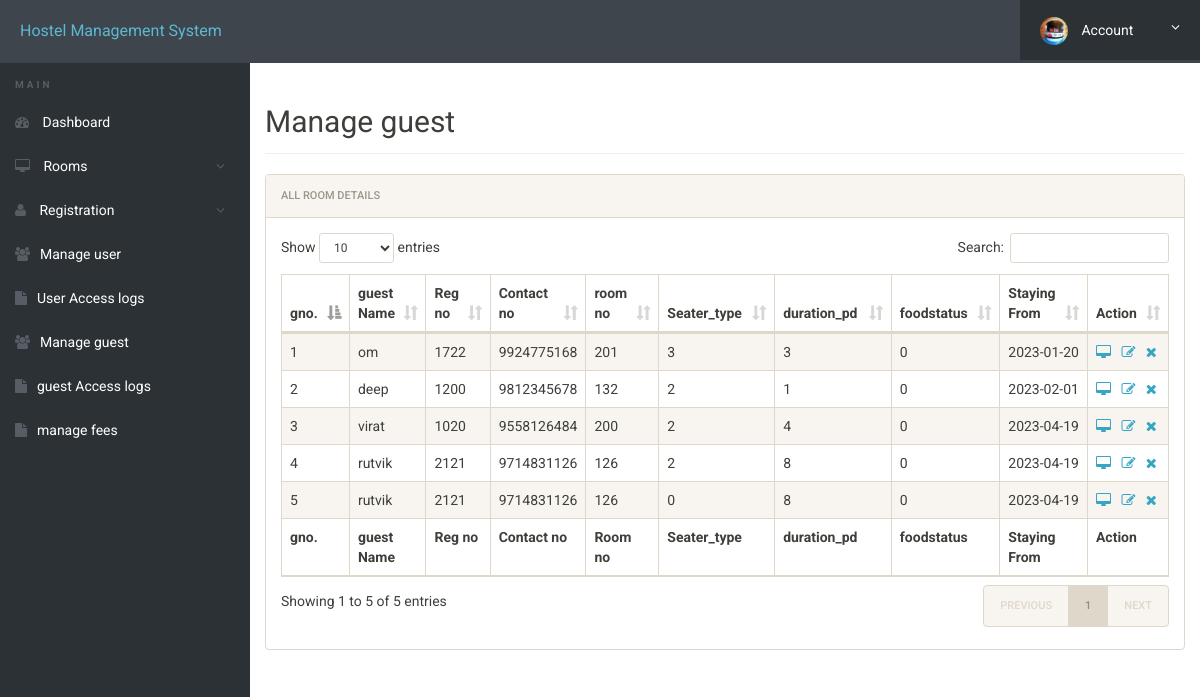
Screenshot of /admin/manage-guest.php (signed in) with the database file from the repository.
### tables this page shows
CREATE TABLE `guest_booking` (
  `id` int(11) NOT NULL,
  `roomno` int(11) NOT NULL,
  `seater_type` varchar(50) NOT NULL,
  `feespd` int(11) NOT NULL,
  `foodstatus` int(11) NOT NULL,
  `stayfrom` date NOT NULL,
  `duration` int(11) NOT NULL,
  `regno` int(11) NOT NULL,
  `Name` varchar(500) NOT NULL,
  `gender` varchar(250) NOT NULL,
  `contactno` bigint(11) NOT NULL,
  `emailid` varchar(500) NOT NULL,
  `egycontactno` bigint(11) NOT NULL,
  `guardianName` varchar(500) NOT NULL,
  `guardianRelation` varchar(500) NOT NULL,
  `guardianContactno` bigint(11) NOT NULL,
  `corresAddress` varchar(500) NOT NULL,
  `corresCIty` varchar(500) NOT NULL,
  `corresState` varchar(500) NOT NULL,
  `corresPincode` int(11) NOT NULL,
  `pmntAddress` varchar(500) NOT NULL,
  `pmntCity` varchar(500) NOT NULL,
  `pmnatetState` varchar(500) NOT NULL,
  `pmntPincode` int(11) NOT NULL,
  `postingDate` timestamp NOT NULL DEFAULT current_timestamp(),
  `updationDate` varchar(500) NOT NULL
);

### admin/manage-guest.php (the view, shortened to what this page needs)
<?php
include('includes/config.php');
?>
<!doctype html>
<html lang="en" class="no-js">
<head>
	<link rel="stylesheet" href="css/font-awesome.min.css">
	<link rel="stylesheet" href="css/bootstrap.min.css">
	<link rel="stylesheet" href="css/dataTables.bootstrap.min.css">
	<link rel="stylesheet" href="css/bootstrap-social.css">
	<link rel="stylesheet" href="css/bootstrap-select.css">
	<link rel="stylesheet" href="css/fileinput.min.css">
	<link rel="stylesheet" href="css/awesome-bootstrap-checkbox.css">
	<link rel="stylesheet" href="css/style.css">
</head>
<body>
	<?php include('includes/header.php');?>
	<div class="ts-main-content">
			<?php include('includes/sidebar.php');?>
		<div class="content-wrapper">
			<div class="container-fluid">
				<div class="row">
					<div class="col-md-12">
						<h2 class="page-title">Manage guest</h2>
						<div class="panel panel-default">
							<div class="panel-heading">All Room Details</div>
							<div class="panel-body">
								<table id="zctb" class="display table table-striped table-bordered table-hover" cellspacing="0" width="100%">
									<thead>
										<tr>
											<th>gno.</th>
											<th>guest Name</th>
											<th>Reg no</th>
											<th>Contact no </th>
											<th>room no  </th>
											<th>Seater_type </th>
											<th>duration_pd</th>
											<th>foodstatus</th>
											<th>Staying From </th>
											<th>Action</th>
										</tr>
									</thead>
									<tfoot>
										<tr>
											<th>gno.</th>
											<th>guest Name</th>
											<th>Reg no</th>
											<th>Contact no </th>
											<th>Room no  </th>
											<th>Seater_type </th>
											<th>duration_pd</th>
											<th>foodstatus</th>
											<th>Staying From </th>
											<th>Action</th>
										</tr>
									</tfoot>
									<tbody>
<?php
$ret="select * from guest_booking";
$stmt= $mysqli->prepare($ret) ;
$stmt->execute() ;
$res=$stmt->get_result();
$cnt=1;
while($row=$res->fetch_object())
	  {
	  	?>
<tr><td><?php echo $cnt;;?></td>
<td><?php echo $row->Name;?></td>
<td><?php echo $row->regno;?></td>
<td><?php echo $row->contactno;?></td>
<td><?php echo $row->roomno;?></td>
<td><?php echo $row->seater_type;?></td>
<td><?php echo $row->duration;?></td>
<td><?php echo $row->foodstatus;?></td>
<td><?php echo $row->stayfrom;?></td>
<td>
<a href="javascript:void(0);"  onClick="popUpWindow('http://localhost/ak/hostel/admin/full-progu.php?id=<?php echo $row->id;?>');" title="View Full Details"><i class="fa fa-desktop"></i></a>&nbsp;&nbsp
<a href="edit-guest.php?id=<?php echo $row->id;?>"><i class="fa fa-edit"></i></a>&nbsp;&nbsp;
<a href="manage-guest.php?del=<?php echo $row->id;?>" title="Delete Record" onclick="return confirm("Do you want to delete");"><i class="fa fa-close"></i></a></td>
										</tr>
									<?php
$cnt=$cnt+1;
									 } ?>
									</tbody>
								</table>
							</div>
						</div>
					</div>
				</div>
			</div>
		</div>
	</div>
</body>
</html>

### admin/css/style.css (style rules this page uses)
html { font-size: 14px; }
@media only screen and (min-width: 480px) { html { font-size: 17px; } }
@media only screen and (min-width: 768px) { html { font-size: 14px; } }
body { font-size: 1em; }
a { color: #37a6c4; }
.panel { overflow: hidden; }
.page-title { padding-bottom: 15px; margin-bottom: 20px; border-bottom: 1px solid #f0f0f0; }
.ts-main-content .content-wrapper { padding-top: 15px; margin-top: 10px; }
@media only screen and (min-width: 992px) { .ts-main-content .content-wrapper { margin-left: 250px; } }

### rows the page displays
guest_booking: Name "om", regno "1722", contactno "9924775168", roomno "201", seater_type "3", duration "3", foodstatus "0", stayfrom "2023-01-20"
guest_booking: Name "deep", regno "1200", contactno "9812345678", roomno "132", seater_type "2", duration "1", foodstatus "0", stayfrom "2023-02-01"
guest_booking: Name "virat", regno "1020", contactno "9558126484", roomno "200", seater_type "2", duration "4", foodstatus "0", stayfrom "2023-04-19"
guest_booking: Name "rutvik", regno "2121", contactno "9714831126", roomno "126", seater_type "2", duration "8", foodstatus "0", stayfrom "2023-04-19"
guest_booking: Name "rutvik", regno "2121", contactno "9714831126", roomno "126", seater_type "0", duration "8", foodstatus "0", stayfrom "2023-04-19"
